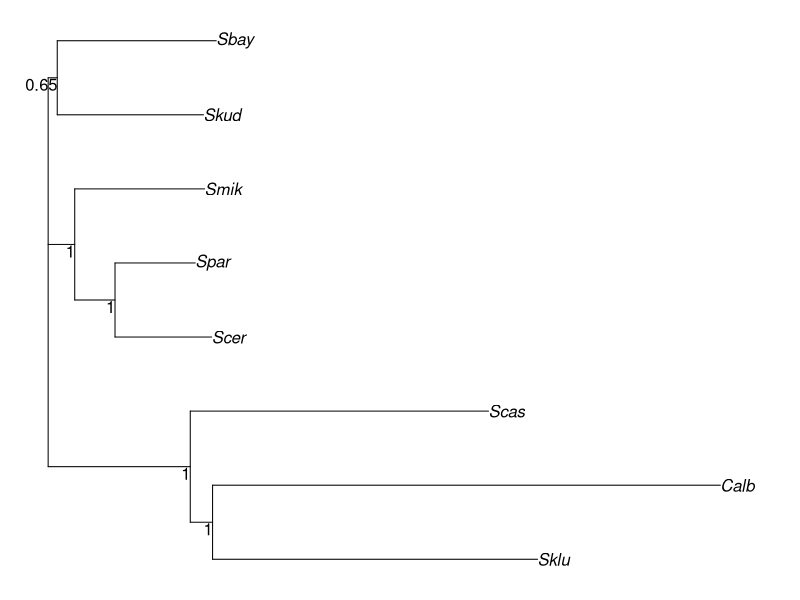
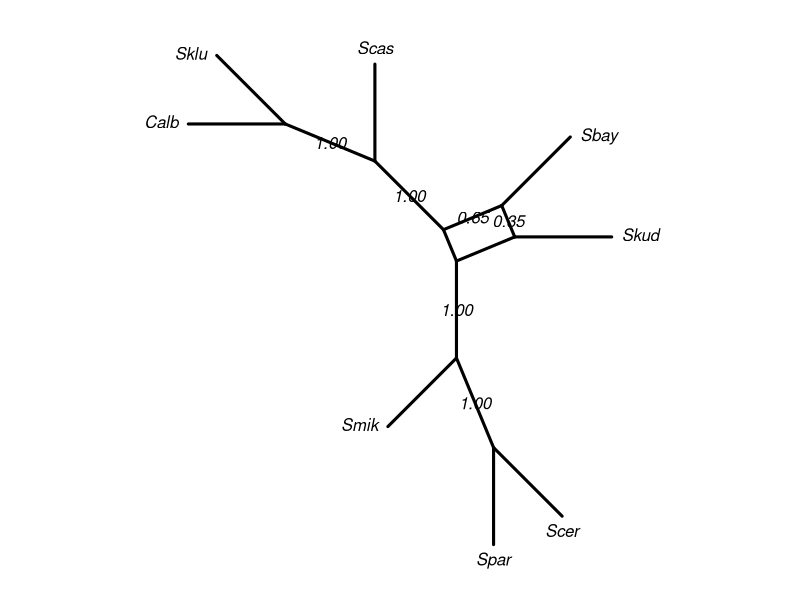
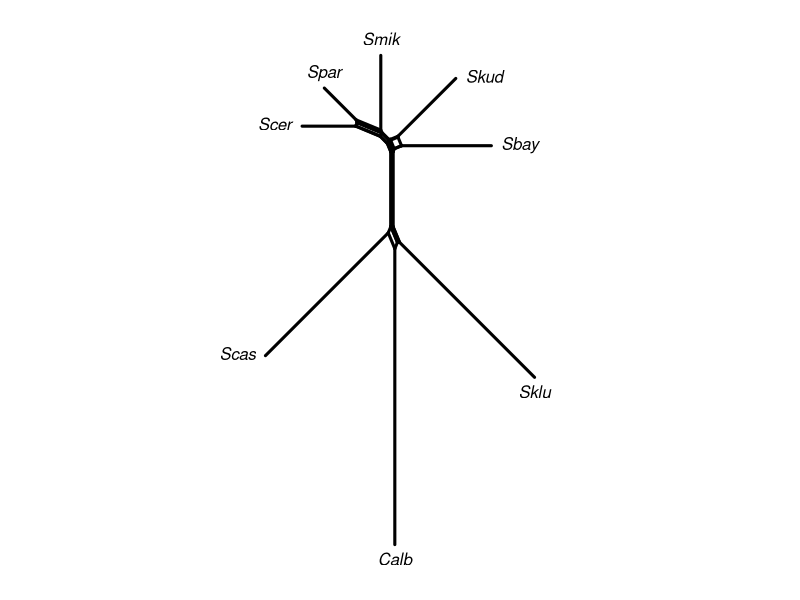
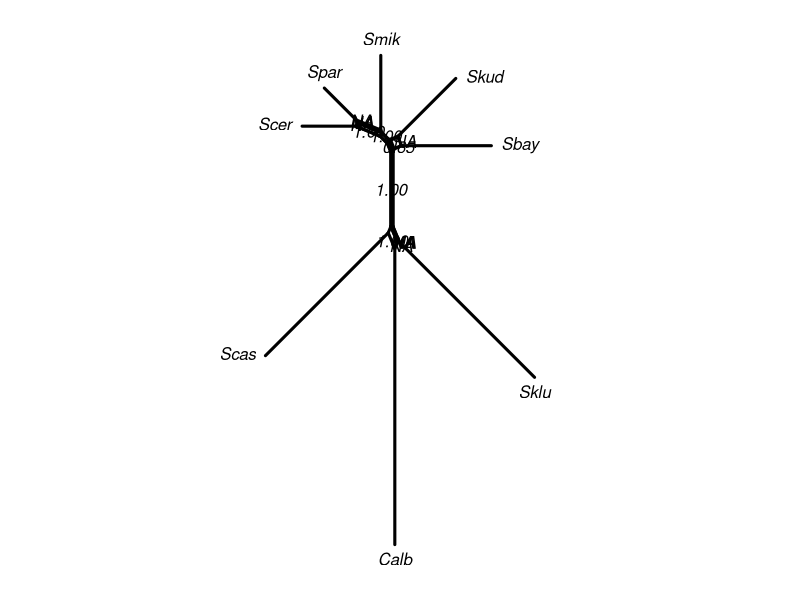
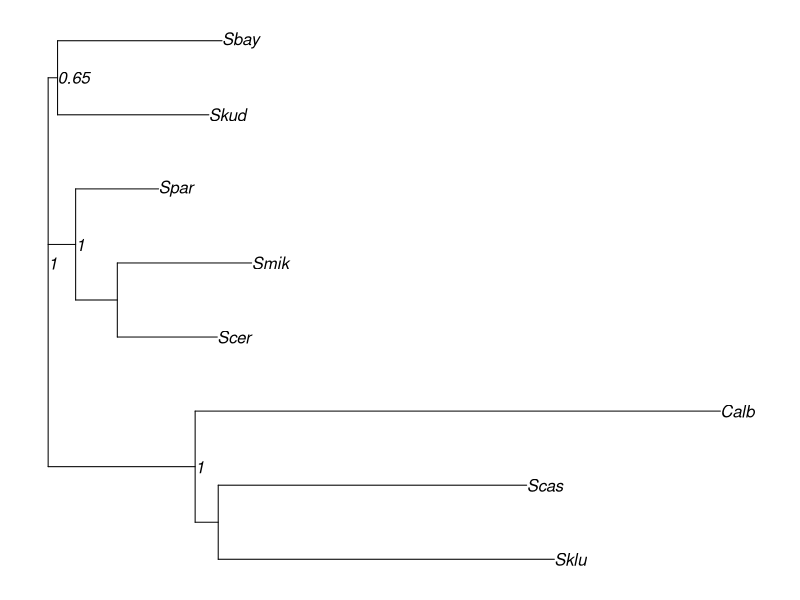
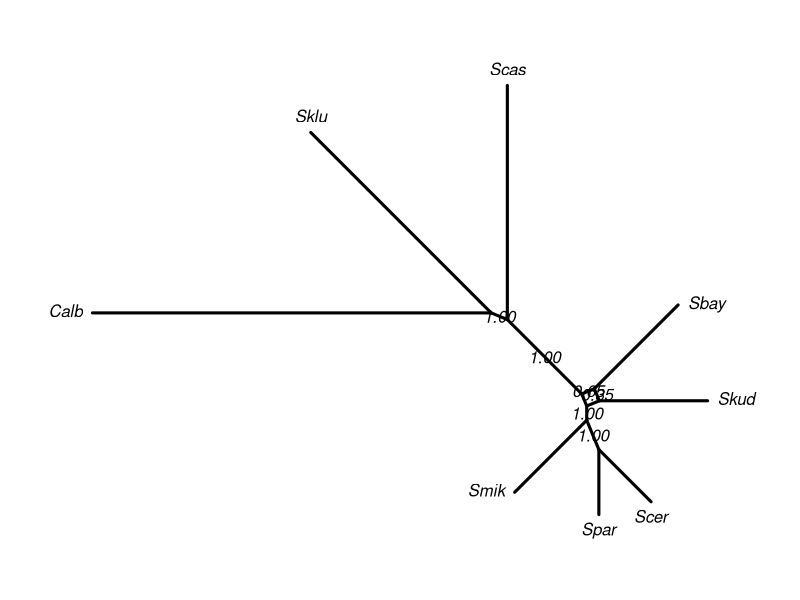

Write R code to recreate these figures, in order.
## ---- chunk 1
library(phangorn)
data(Laurasiatherian)
data(yeast)
## ---- chunk 2
set.seed(1)
bs <- bootstrap.phyDat(yeast, FUN = function(x)nj(dist.hamming(x)), 
    bs=100)
tree <- nj(dist.hamming(yeast))
par("mar" = rep(1, 4))
tree <- plotBS(tree, bs, "phylogram")
cnet <- consensusNet(bs, .3)
plot(cnet, show.edge.label=TRUE)
## ---- chunk 3
dm <- dist.hamming(yeast)
nnet <- neighborNet(dm)
par("mar" = rep(1, 4))
plot(nnet)
## ---- chunk 4
nnet <- addConfidences(nnet, tree)
par("mar" = rep(1, 4))
plot(nnet, show.edge.label=TRUE)
## ---- chunk 5
tree2 <- rNNI(tree, 2)
tree2 <- addConfidences(tree2, tree)
# several support values are missing
par("mar" = rep(1, 4))
plot(tree2, show.node.label=TRUE)
## ---- chunk 6
cnet <- nnls.networx(cnet, dm)
par("mar" = rep(1, 4))
plot(cnet, show.edge.label=TRUE)
## ---- chunk 7
sessionInfo()
